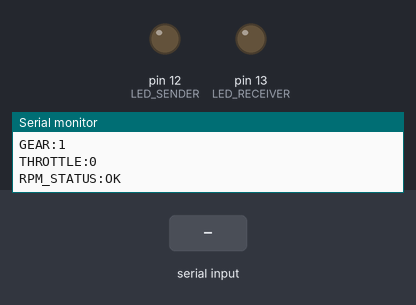
A sketch run on a simulated Arduino Mega 2560, built with avr-gcc and run on an emulated ATmega2560. On the bench: output pins drawn as LEDs (lit = HIGH), the last lines printed to the serial monitor. The test bench sets the inputs (shaded band). Pins used as bus, display or sensor lines are not drawn.

Above: at 2.2 s.
2.3 s: "ENGINE_TOGGLE\n" received over Serial
At 2.8 s:
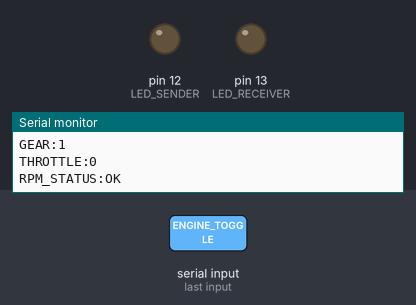
3.8 s: "BRAKE\n" received over Serial
At 5.0 s:
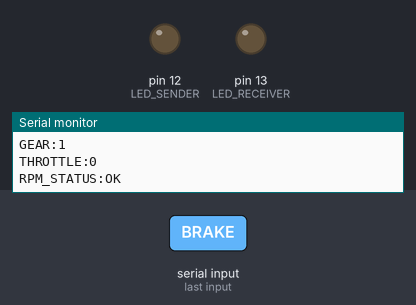
Timing chart, 0 to 6.8 s (numbered marks = the images above; inputs shaded):
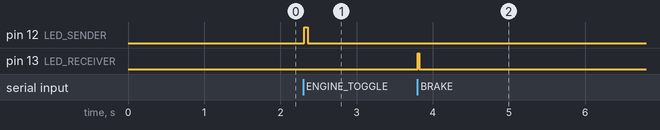

Measured:
- after the input at 2.3 s, pin 12 (LED_SENDER): LOW → HIGH at once, → LOW 0.05 s later
- after the input at 3.8 s, pin 13 (LED_RECEIVER): LOW → HIGH at once, → LOW 0.02 s later

The sketch:

obd2_learning.ino
```cpp
/*
 * FAHRZEUG-SIMULATOR OHNE HANDBREMSE
 * Mit Status-LEDs auf PIN 12 (SENDER) und PIN 13 (RECEIVER)
 */

#include <SPI.h>
#include <mcp_can.h>

// Hardware
#define SENDER_CS_PIN    53
#define RECEIVER_CS_PIN  49
#define LED_SENDER       12  // externer Sender-Indikator
#define LED_RECEIVER     13  // externer Receiver-Indikator

MCP_CAN CAN0(SENDER_CS_PIN);
MCP_CAN CAN1(RECEIVER_CS_PIN);

// Fahrzeug-Zustand
bool engine_on = false;
int rpm = 0;
int target_rpm = 0;
int speed = 0;
int gear = 1;
int throttle = 0;
bool gas_pressed = false;
bool brake_pressed = false;

// Timing
unsigned long last_rpm_update  = 0;
unsigned long last_status_send = 0;
unsigned long last_gas_command = 0;

void setup() {
  Serial.begin(115200);
  delay(1000);

  // LED-Pins
  pinMode(LED_SENDER, OUTPUT);
  pinMode(LED_RECEIVER, OUTPUT);
  digitalWrite(LED_SENDER, LOW);
  digitalWrite(LED_RECEIVER, LOW);

  SPI.begin();
  CAN0.begin(MCP_STDEXT, CAN_500KBPS, MCP_8MHZ);
  CAN0.setMode(MCP_NORMAL);
  CAN1.begin(MCP_STDEXT, CAN_500KBPS, MCP_8MHZ);
  CAN1.setMode(MCP_NORMAL);

  Serial.println();
  Serial.println("=== FAHRZEUG-SIMULATOR (OHNE HANDBREMSE) ===");
  Serial.println("Befehle: ENGINE_TOGGLE, THROTTLE, BRAKE, SHIFT_UP, SHIFT_DOWN");
  Serial.println("==========================================");
  Serial.println();

  sendStatus();
}

void loop() {
  unsigned long now = millis();

  processCommands();

  // RPM-Updates alle 20 ms
  if (now - last_rpm_update >= 20) {
    updateRPM();
    last_rpm_update = now;
  }

  // Status alle 100 ms
  if (now - last_status_send >= 100) {
    sendStatus();
    last_status_send = now;
  }

  // Gas-Timeout
  if (now - last_gas_command > 200 && gas_pressed) {
    gas_pressed = false;
    Serial.println(">>> Gas losgelassen (Timeout)");
  }

  delay(10);
}

void processCommands() {
  if (Serial.available()) {
    String cmd = Serial.readStringUntil('\n');
    cmd.trim();

    if (cmd == "ENGINE_TOGGLE") toggleEngine();
    else if (cmd == "THROTTLE")  handleThrottle();
    else if (cmd == "BRAKE")     handleBrake();
    else if (cmd == "SHIFT_UP")  shiftUp();
    else if (cmd == "SHIFT_DOWN")shiftDown();
  }
}

void toggleEngine() {
  if (!engine_on) {
    engine_on = true;
    rpm = 850; target_rpm = 850; gear = 1;
    Serial.println("*** MOTOR GESTARTET! RPM: 850 ***");
    digitalWrite(LED_SENDER, HIGH);
    delay(50);
    digitalWrite(LED_SENDER, LOW);
  } else {
    if (speed == 0) {
      engine_on = false; rpm = target_rpm = throttle = 0; gas_pressed = false;
      Serial.println("*** MOTOR GESTOPPT! ***");
      digitalWrite(LED_RECEIVER, HIGH);
      delay(50);
      digitalWrite(LED_RECEIVER, LOW);
    } else {
      Serial.println(">>> Motor Stop fehlgeschlagen - Auto fährt noch!");
    }
  }
}

void handleThrottle() {
  if (engine_on) {
    gas_pressed = true;
    last_gas_command = millis();
    int max_rpm_for_gear = 2000 + gear * 1000;
    target_rpm = min(7000, max_rpm_for_gear);
    Serial.println("> GAS! target_rpm=" + String(target_rpm));
  }
}

void handleBrake() {
  brake_pressed = true; gas_pressed = false;
  throttle = max(0, throttle - 25);
  target_rpm = 850; speed = max(0, speed - 8);
  Serial.println(">>> BREMSE! Throttle: " + String(throttle) + "% | Speed: " + String(speed));
  digitalWrite(LED_RECEIVER, HIGH);
  delay(20);
  digitalWrite(LED_RECEIVER, LOW);
}

void shiftUp() {
  if (!engine_on) { Serial.println(">>> Schalten fehlgeschlagen - Motor aus!"); return; }
  if (gear >= 5)   { Serial.println(">>> Bereits höchster Gang!"); return; }
  if (rpm < 1500)  { Serial.println(">>> RPM zu niedrig - Min 1500!"); return; }
  int old = gear; gear++; rpm = max(850, rpm - 400); target_rpm = max(850, target_rpm - 400);
  Serial.println(">>> HOCHGESCHALTET! " + String(old) + " -> " + String(gear) + " | RPM: " + String(rpm));
  digitalWrite(LED_SENDER, HIGH);
  delay(20);
  digitalWrite(LED_SENDER, LOW);
}

void shiftDown() {
  if (!engine_on) { Serial.println(">>> Schalten fehlgeschlagen - Motor aus!"); return; }
  if (gear <= 1)   { Serial.println(">>> Bereits niedrigster Gang!"); return; }
  int old = gear; gear--; int new_r = rpm + 500;
  if (new_r > 6000) { Serial.println(">>> Runterschalten würde überdrehen!"); gear = old; return; }
  rpm = new_r; target_rpm = min(target_rpm + 500, 7000);
  Serial.println(">>> RUNTERGESCHALTET! " + String(old) + " -> " + String(gear) + " | RPM: " + String(rpm));
  digitalWrite(LED_SENDER, HIGH);
  delay(20);
  digitalWrite(LED_SENDER, LOW);
}

void updateRPM() {
  if (!engine_on) { rpm = target_rpm = 0; return; }
  if (gas_pressed && rpm < target_rpm) {
    rpm += 80;  // Beschleunigung
  } else {
    // Leerlauf
    target_rpm = 850;
    if (rpm > target_rpm) rpm -= 30;
    else if (rpm < target_rpm) rpm += 20;
  }
  rpm = constrain(rpm, 0, 7000);
  if (rpm > 1000) speed = constrain((rpm - 850)/(20 + gear*5), 0, 200);
  else          speed = max(0, speed - 1);
  if (!gas_pressed) throttle = max(0, throttle - 5);
}

void sendStatus() {
  Serial.println("ENGINE_RUNNING:" + String(engine_on ? "1":"0"));
  Serial.println("RPM:" + String(rpm));
  Serial.println("SPEED:" + String(speed));
  Serial.println("GEAR:" + String(gear));
  Serial.println("THROTTLE:" + String(throttle));
  String rs="OK"; if(rpm>6500) rs="REDLINE"; else if(rpm>5000) rs="HIGH";
  else if(gear<5&&rpm>(2000+gear*800)) rs="SHIFT_UP";
  Serial.println("RPM_STATUS:" + rs);
  Serial.println();
}
```
